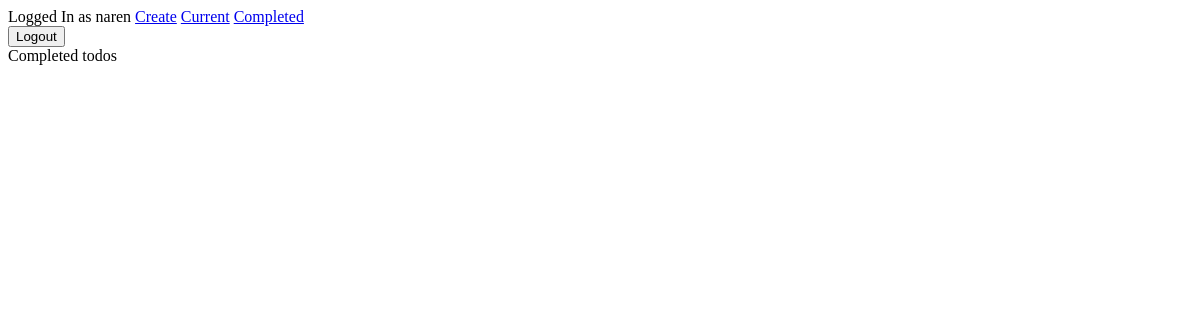
/completed/ (signed in), run on an earlier commit of the app's database.
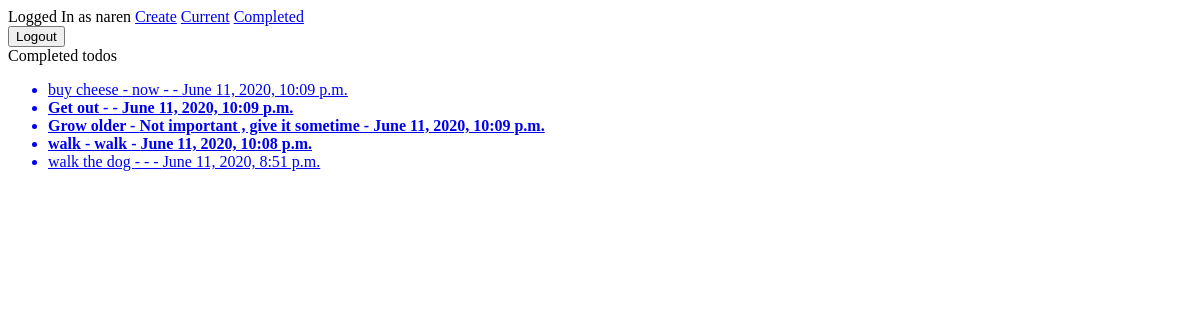
And on a later commit of the database.
### todo/models.py (models this page shows, shortened)
class Todo(models.Model):
    user = models.ForeignKey(User, on_delete=models.CASCADE)
    title = models.CharField(max_length=50)
    memo = models.TextField(blank=True)
    created = models.DateTimeField(auto_now_add=True)
    datecompleted = models.DateTimeField(null=True, blank=True)
    important = models.BooleanField(default=False)

### todo/views.py (the view)
# urls.py: path('completed/', views.completedtodos, name="completedtodos"),
@login_required
def completedtodos(request):
    todos = Todo.objects.filter(
        user=request.user, datecompleted__isnull=False).order_by('-datecompleted')
    return render(request, "todo/completedtodos.html", {'todos': todos})

### todo/templates/todo/completedtodos.html
{% extends 'todo/base.html' %}
{% block content %}
Completed todos
<ul>
 {% for todo in todos %}
    {% if todo.important %}
    <a href="{% url 'viewtodo' todo.id %}"><b><li>{{ todo.title }} - {% if todo.memo %}{{ todo.memo }}{% endif %} - {{ todo.datecompleted }}</li></b></a>
    {% else %}
    <a href="{% url 'viewtodo' todo.id %}"><li>{{ todo.title }} - {% if todo.memo %}{{ todo.memo }}{% endif %} - - {{ todo.datecompleted }}</li></a>
    {% endif %}
{% endfor %}
</ul>
{% endblock %}

### todo/templates/todo/base.html (shortened to what this page needs)
<!DOCTYPE html>
<html lang="en">
<head>
</head>
<body>
{% if user.is_authenticated %}
Logged In as {{ user.username }}
<a href="{% url 'createtodo' %}">Create</a>
<a href="{% url 'currenttodos' %}">Current</a>
<a href="{% url 'completedtodos' %}">Completed</a>
<form action="{% url 'logoutuser' %}" method="post">
<button type="submit">Logout</button>
</form>
{% else %}
<a href="{% url 'signupuser' %}">Signup </a><br>
<a href="{% url 'loginuser' %}">Login </a>
{% endif %}
{% block content %}{% endblock %}
</body>
</html>

What changed in the data, as far as the page shows it:
added Todo: title "buy cheese", memo "now", datecompleted "June 11, 2020, 10:09 p.m."
added Todo: title "Get out", datecompleted "June 11, 2020, 10:09 p.m."
added Todo: title "Grow older", memo "Not important , give it sometime", datecompleted "June 11, 2020, 10:09 p.m."
added Todo: title "walk", memo "walk", datecompleted "June 11, 2020, 10:08 p.m."
added Todo: title "walk the dog", datecompleted "June 11, 2020, 8:51 p.m."
